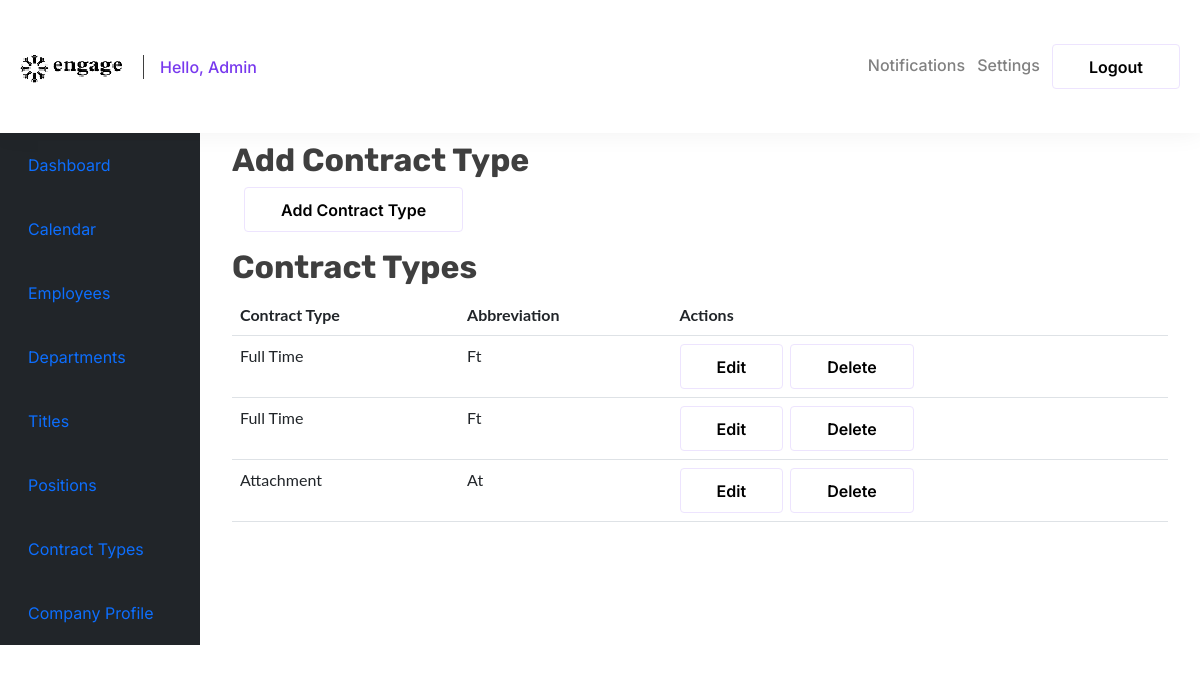
The app's page /add_contract_type/ (signed in), older data.
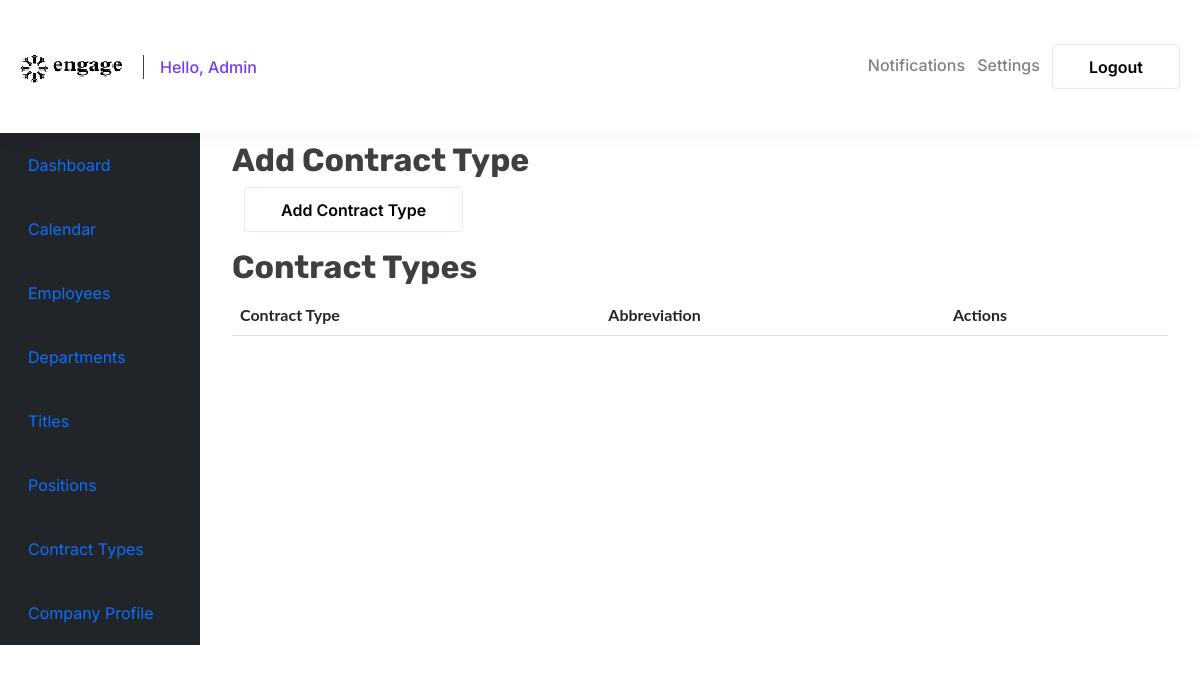
The same page, newer data.
### accounts/models.py (models this page shows, shortened)
class Contract_type(models.Model):
    name = models.CharField(max_length=100)
    abbreviation = models.CharField(max_length=100, null=True)
    company = models.ForeignKey(Company, on_delete=models.CASCADE)

### accounts/views.py (the view)
# urls.py: path('add_contract_type/', views.add_contract_type, name='add_contract_type'),
def add_contract_type(request):
    context = {}
    contracts = Contract_type.objects.filter(company=request.user.company)
    if request.method == 'POST':
        contract_form = ContractForm(request.POST)
        if contract_form.is_valid():
            contract_type = contract_form.save(commit=False)
            contract_type.company = request.user.company
            contract_type.save()
            messages.success(request, 'Contract type added successfully')
        else:
            messages.error(request, 'Contract type not added')
    else:
        contract_form = ContractForm()
    context = {
        'contract_form': contract_form,
        'contracts': contracts,
        }
    return render(request, 'accounts/add_contract_type.html', context)

### accounts/templates/accounts/add_contract_type.html (shortened to what this page needs)
{% extends 'accounts/logged_in.html' %}
{% load crispy_forms_tags %}
{% block auth_content %}
<h2>Add Contract Type</h2>
  <div class="container">
      <button type="button" class="btn btn-secondary mb-3" data-bs-toggle="modal" data-bs-target="#addContractTypeModal">
          Add Contract Type
        </button>
  </div>
<h2>Contract Types</h2>
<table class="table">
  <thead>
      <tr>
          <th>Contract Type</th>
          <th>Abbreviation</th>
          <th>Actions</th>
      </tr>
  </thead>
  <tbody>
      {% for contract in contracts %}
      <tr>
          <td>{{ contract.name }}</td>
          <td>{{ contract.abbreviation }}</td>
          <td>
              <a href="#" class="btn btn-primary">Edit</a>
              <a href="#" class="btn btn-danger">Delete</a>
          </td>
      </tr>
      {% endfor %}
  </tbody>
{% endblock %}

Row changes from the older to the newer data that the page shows:
removed Contract_type: name "Full Time", abbreviation "Ft"
removed Contract_type: name "Full Time", abbreviation "Ft"
removed Contract_type: name "Attachment", abbreviation "At"
